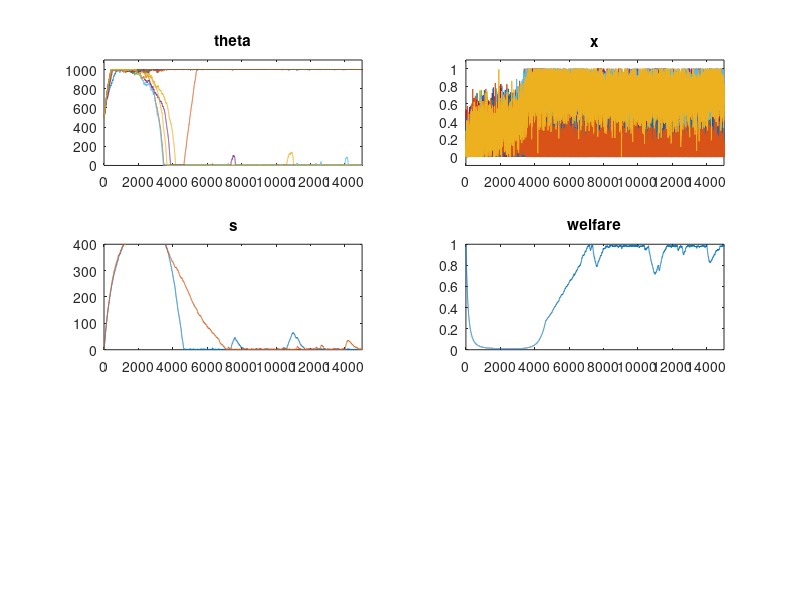

Write MATLAB code to recreate this figure.
%---------------------------------
% Initialization of the variables
function main
    global M N phi zeta theta_min theta_max delta alpha p sigma beta
    'start'
    N = 5;                     %Number of bees
    M = 2;                      %Number of tasks

    theta = ones(N,M)*500;      %response treshold
    x = ones(N,M)*0.1;          %fraction of time spent by individual i on task j
    s = ones(1,M);              %stimulus intensity for task j

    initial_condition = [reshape(theta, N*M,1); reshape(x, N*M,1);reshape(s,M,1)]; %intial condition for the ode_solver
    
    alpha = M+1;                %This factor has been changed in order to get convergence
                                %We could also change the delta!
                                %This change has been made because it doesn't make much sense
                                %to get an infinitely increasing stimuli for all tasks.

    delta = 1;                  %describes increase of stimuli
    p=0.2;                      %Probability individual i gives up performing task j in time interval
    zeta=4;                    %learning
    phi=2;                      %forgetting
    sigma=0.1;                  %sigma for gaussian distribution
    dt=1;
    end_time = 15000;
    
    theta_min=1;
    theta_max=1000;
    
    %[T,Y]=ode45(@ode_function, [0 3000], initial_condition);
    [T,Y]=euler_method(@ode_function, [0 end_time], initial_condition,dt);
    

    %plot(T,Y(:,1:M*N),'-o')
    %plot(T,Y(:,13),'-r')
    subplot(3,2,1)
    plot(T,Y(1:M*N,:),'-')
    axis([0 end_time 0 1100])
    title('theta')
    
    subplot(3,2,2)
    plot(T,Y(M*N+1:M*N*2,:),'-')
    axis([0 end_time -0.1 1.1])
    title('x')
    
    subplot(3,2,3)
    plot(T,Y(M*N*2+1:M*N*2+M,:),'-')
    title('s')
    axis([0 end_time 0 400])
    
    %here is a first version of welfare implementation
    %of course we can use another function to estimate welfare
    %welfare = 1 ./ (Y(M*N*2+1,:) + 1);
    %for i=2:M
    %    welfare = welfare + 1./ (Y(M*N*2+i,:) + 1);
    %end
    
    %with the above welfare, low stimuli drive the welfare to be high, 
    %while high stimuli don't have much importance
    %maybe the welfare should rather be determined by the high stimuli:
    sumstimuli = 0;
    for i=1:M
        sumstimuli = sumstimuli + Y(M*N*2+i,:);
    end
    welfare = exp(-sumstimuli / (M*100));
    
    subplot(3,2,4)
    plot(T,welfare,'-')
    axis([0 end_time 0 1])
    title('welfare')
    
end


function dy = ode_function(t,y)
    global M N phi zeta theta_min theta_max delta alpha p sigma
    dy = zeros(2*N*M+M,1);
    
    %theta matrix
    for j=1:M
        for i=1:N
            %factor = 0;
            %y((j-1)*N + i, 1);
            %if (y((j-1)*N + i, 1) > theta_min) && (y((j-1)*N + i, 1)<theta_max)
            %    factor = 1;
            %end 
            
            dy((j-1)*N + i, 1) = [(1 - y((j-1)*N + i +N*M, 1))*phi- y((j-1)*N + i +N*M, 1)*zeta];
            %xij: dy((i-1)*N + j +N*M, 1)  
        end
    end
    
    %x matrix
    for j=1:M
        for i=1:N
            sum = 0;
            for w=1:M
                sum = sum+y(M*N+(w-1)*N + i);
            end
            %gaussian_sp = 0;
            %here is a attempt to get the gaussian centerd process
            %unfortunately the gaussian random number generator seems to be
            %way to slow!!!
            %%%gaussian_sp = normrnd(0,sigma);
            gaussian_sp = sigma*randn;
            
            dy(M*N+(j-1)*N + i, 1) = (y(M*N*2+j)^2/(y(M*N*2+j)^2+y((j-1)*N + i)^2)+0.0001)*(1-sum)-p*y(M*N+(j-1)*N + i, 1)+gaussian_sp;
        end
    end 
  
    %s matrix
    for j=1:M
        %it makes no sense to have a negative value for the stiumuli
        sum=0;
        for i=1:N
            %it makes no sense to have a negative value for the stiumuli
            sum = sum + alpha/N*y(M*N+(j-1)*N+i);
        end
        
        if ~((y(2*M*N+j)<=0) && ((delta - sum)<0))
            dy(2*M*N+j)= dy(2*M*N+j) + delta - sum;
        end
    end
    
    
end


function [T,Y] = euler_method(fun,time, y0, h)
    global M N theta_min theta_max
    T = [];
    Y = [];
    T = [T,time(1)];
    Y = [Y,y0];
    
    
    y_eul = y0;
    t_eul = time(1);
    
    number = (time(2)-time(1))/h;
    
    for j=1:number
        %if(j==number/2)
            %theta matrix
         %   for k=1:M
          %      for i=1:N
           %         y_eul((k-1)*N + i) = 500;
            %        y_eul(N*M + (k-1)*N + i) = 0.1;
             %   end
            %end
        %end
        y_eul = y_eul + h*fun(t_eul,y_eul);
        t_eul = t_eul + h ;
        
        for k=1:M
            for i=1:N
                if(y_eul((k-1)*N + i)<theta_min)
                    y_eul((k-1)*N + i)=theta_min;
                end
                if(y_eul((k-1)*N + i)>theta_max)
                    y_eul((k-1)*N + i)=theta_max;
                end
                if(y_eul(N*M + (k-1)*N + i)< 0.0)
                    y_eul(N*M + (k-1)*N + i) = 0;
                end
                if(y_eul(N*M + (k-1)*N + i) > 1.0)
                    y_eul(N*M + (k-1)*N + i) = 1;
               end
            end
        end 
        
        Y = [Y, y_eul];
        T = [T, t_eul];
    end
    

end 
